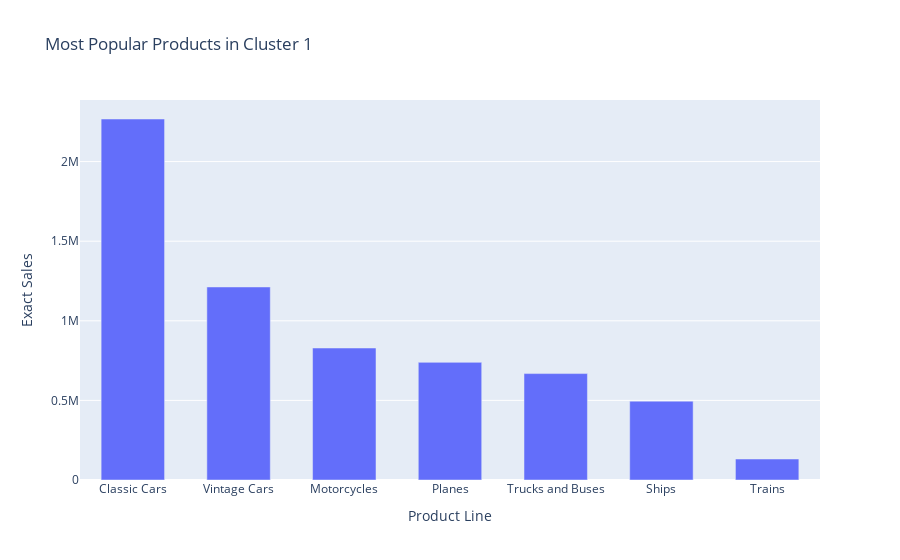

Here is the notebook cell this chart was saved with:
### Code cell
#show which products are the most popular in each cluster
#combine the cluster data with the main data
cluster1 = cluster1.merge(df, on='CustomerName')
cluster1_products = cluster1.groupby('ProductLine')['Exact Sales'].sum().sort_values(ascending=False).reset_index()
fig = px.bar(cluster1_products, x='ProductLine', y='Exact Sales', title='Most Popular Products in Cluster 1')
fig.update_layout(
    bargap=0.4,
    xaxis_title='Product Line',
    yaxis_title='Exact Sales',

hoverlabel=dict(
    bgcolor="white",
    font_size=16,
    font_family="Rockwell"
)



)
fig.show()

### Figure 1 — Plotly figure (JSON) as saved in the notebook; plotly's stock layout.template omitted (floating-point values rounded to 4 significant figures)
{"data": [{"alignmentgroup": "True", "hovertemplate": "ProductLine=%{x}<br>Exact Sales=%{y}<extra></extra>", "legendgroup": "", "marker": {"color": "#636efa", "pattern": {"shape": ""}}, "name": "", "offsetgroup": "", "orientation": "v", "showlegend": false, "textposition": "auto", "type": "bar", "x": ["Classic Cars", "Vintage Cars", "Motorcycles", "Planes", "Trucks and Buses", "Ships", "Trains"], "xaxis": "x", "y": [2267000.0, 1212000.0, 829043, 738900.0, 668400.0, 495100.0, 131900.0], "yaxis": "y"}], "layout": {"bargap": 0.4, "barmode": "relative", "hoverlabel": {"bgcolor": "white", "font": {"family": "Rockwell", "size": 16}}, "legend": {"tracegroupgap": 0}, "title": {"text": "Most Popular Products in Cluster 1"}, "xaxis": {"anchor": "y", "domain": [0, 1], "title": {"text": "Product Line"}}, "yaxis": {"anchor": "x", "domain": [0, 1], "title": {"text": "Exact Sales"}}}}
